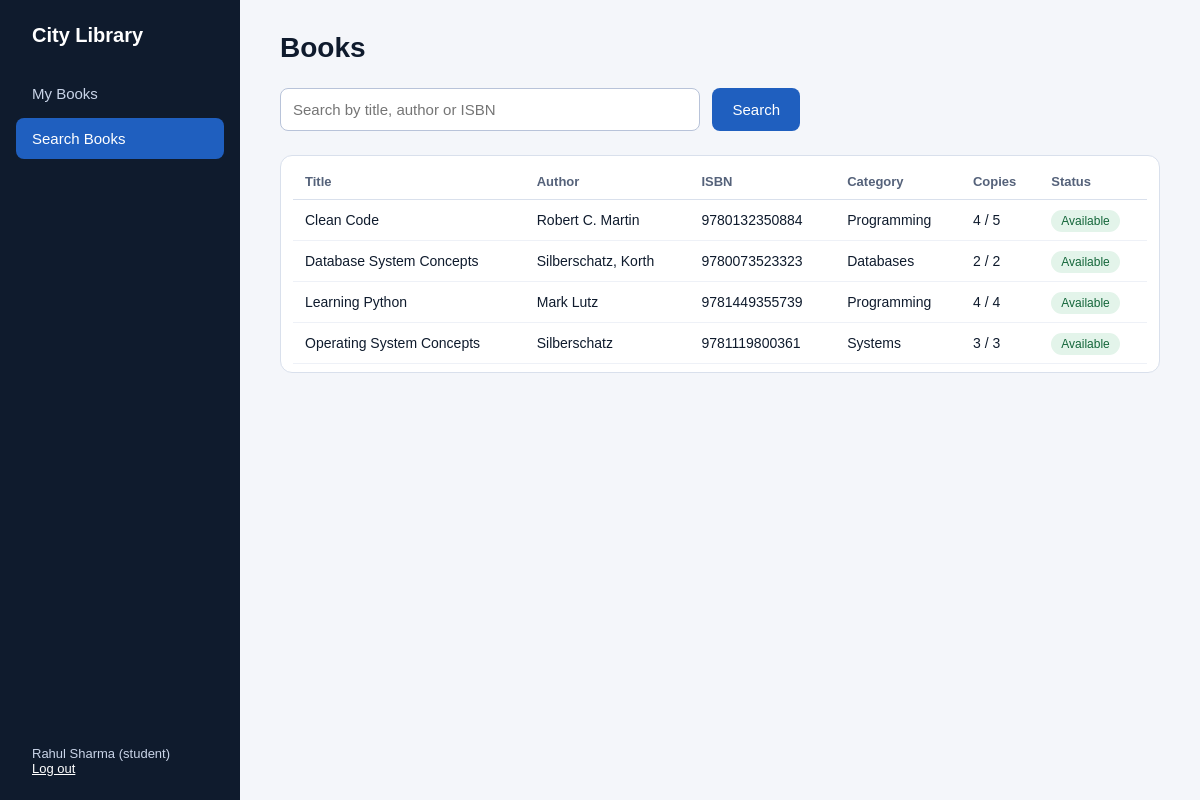
The app's page /books (signed in) with its own data.
### tables this page shows
CREATE TABLE books (
    id INTEGER PRIMARY KEY AUTOINCREMENT,
    title TEXT NOT NULL,
    author TEXT NOT NULL,
    isbn TEXT NOT NULL UNIQUE,
    category TEXT,
    total_copies INTEGER NOT NULL CHECK (total_copies >= 0),
    available_copies INTEGER NOT NULL CHECK (available_copies >= 0)
);

### app.py (the view)
@app.route("/books")
@login_required()
def books():
    q = request.args.get("q", "").strip()
    like = f"%{q}%"
    rows = db().execute(
        "SELECT * FROM books WHERE title LIKE ? OR author LIKE ? OR isbn LIKE ? ORDER BY title",
        (like, like, like)).fetchall()
    return render_template("books.html", books=rows, q=q)

### app.py (called while the page is built)
def db():
    if "db" not in g:
        g.db = sqlite3.connect(DB_PATH)
        g.db.row_factory = sqlite3.Row
    return g.db

def login_required(role=None):
    def decorator(view):
        @wraps(view)
        def wrapped(*args, **kwargs):
            if "user_id" not in session:
                return redirect(url_for("login"))
            if role and session.get("role") != role:
                flash("You do not have permission to open that page.", "error")
                return redirect(url_for("home"))
            return view(*args, **kwargs)
        return wrapped
    return decorator

### templates/books.html (shortened to what this page needs)
{% extends "base.html" %}
{% block content %}
<div class="top"><h1>Books</h1>
</div>
<form class="search" method="get">
  <input name="q" value="{{ q }}" placeholder="Search by title, author or ISBN" aria-label="Search books">
  <button class="btn" type="submit">Search</button>
</form>
<div class="card wide">
  <table>
    <tr><th>Title</th><th>Author</th><th>ISBN</th><th>Category</th><th>Copies</th><th>Status</th>{% if session.role == 'librarian' %}<th>Action</th>{% endif %}</tr>
    {% for b in books %}
    <tr>
      <td>{{ b.title }}</td><td>{{ b.author }}</td><td>{{ b.isbn }}</td><td>{{ b.category }}</td>
      <td>{{ b.available_copies }} / {{ b.total_copies }}</td>
      <td>{% if b.available_copies > 0 %}<span class="chip ok">Available</span>{% else %}<span class="chip bad">Issued</span>{% endif %}</td>
    </tr>
    {% else %}<tr><td colspan="7" class="muted">No books found.</td></tr>{% endfor %}
  </table>
</div>
{% endblock %}

### templates/base.html (shortened to what this page needs)
<!doctype html>
<html lang="en">
<head>
<link rel="stylesheet" href="{{ url_for('static', filename='style.css') }}">
</head>
<body>
<div class="layout">
  <aside class="sidebar">
    <div class="brand">City Library</div>
    <nav class="nav">
      {% if session.role == 'librarian' %}
        <a href="{{ url_for('dashboard') }}" class="{{ 'on' if request.endpoint == 'dashboard' }}">Dashboard</a>
        <a href="{{ url_for('books') }}" class="{{ 'on' if request.endpoint in ['books','add_book','edit_book'] }}">Books</a>
        <a href="{{ url_for('transactions') }}" class="{{ 'on' if request.endpoint == 'transactions' }}">Issue / Return</a>
        <a href="{{ url_for('members') }}" class="{{ 'on' if request.endpoint == 'members' }}">Members</a>
      {% else %}
        <a href="{{ url_for('my_books') }}" class="{{ 'on' if request.endpoint == 'my_books' }}">My Books</a>
        <a href="{{ url_for('books') }}" class="{{ 'on' if request.endpoint == 'books' }}">Search Books</a>
      {% endif %}
    </nav>
    <div class="user">{{ session.name }} ({{ session.role }})<br><a href="{{ url_for('logout') }}">Log out</a></div>
  </aside>
  <main class="main">
    {% block content %}{% endblock %}
  </main>
</div>
</body>
</html>

### static/style.css (style rules this page uses)
* { box-sizing: border-box; }
body { margin: 0; font-family: Arial, Helvetica, sans-serif; background: #F4F6FA; color: #0F1B2D; }
.layout { display: flex; min-height: 100vh; }
.sidebar { width: 240px; background: #0F1B2D; padding: 24px 16px; display: flex; flex-direction: column; gap: 6px; }
.brand { color: #fff; font-size: 20px; font-weight: bold; padding: 0 16px 20px; }
.nav a { display: block; padding: 12px 16px; border-radius: 8px; color: #C9D4E8; text-decoration: none; font-size: 15px; margin-bottom: 4px; }
.nav a.on, .nav a:hover { background: #1F5FBF; color: #fff; }
.user { margin-top: auto; color: #C9D4E8; font-size: 13px; padding: 0 16px; }
.user a { color: #fff; }
.main { flex: 1; padding: 32px 40px; display: flex; flex-direction: column; gap: 24px; }
.top { display: flex; justify-content: space-between; align-items: center; gap: 12px; }
h1 { margin: 0; font-size: 28px; }
.card { background: #fff; border: 1px solid #D9E0EC; border-radius: 12px; padding: 20px; }
table { width: 100%; border-collapse: collapse; }
th { text-align: left; font-size: 13px; color: #55627A; padding: 10px 12px; border-bottom: 1px solid #D9E0EC; }
td { font-size: 14px; padding: 12px; border-bottom: 1px solid #EEF1F7; }
.wide { overflow-x: auto; padding: 8px 12px; }
input, select { border: 1px solid #B8C3D9; border-radius: 8px; padding: 12px; font-size: 15px; width: 100%; background: #fff; color: #0F1B2D; }
.btn { display: inline-block; background: #1F5FBF; color: #fff; border: 0; border-radius: 8px; padding: 12px 20px; font-size: 15px; cursor: pointer; text-decoration: none; }
.chip { padding: 4px 10px; border-radius: 99px; font-size: 12px; white-space: nowrap; }
.ok { background: #E3F4EA; color: #14663A; }
.search { display: flex; gap: 12px; max-width: 520px; }

### records on screen
books: title "Clean Code", author "Robert C. Martin", isbn "9780132350884", category "Programming", available_copies "4", total_copies "5", shows "Available"
books: title "Database System Concepts", author "Silberschatz, Korth", isbn "9780073523323", category "Databases", available_copies "2", total_copies "2", shows "Available"
books: title "Learning Python", author "Mark Lutz", isbn "9781449355739", category "Programming", available_copies "4", total_copies "4", shows "Available"
books: title "Operating System Concepts", author "Silberschatz", isbn "9781119800361", category "Systems", available_copies "3", total_copies "3", shows "Available"

### other values on screen
{{ session.name }} "Rahul Sharma"
{{ session.role }} "student"
